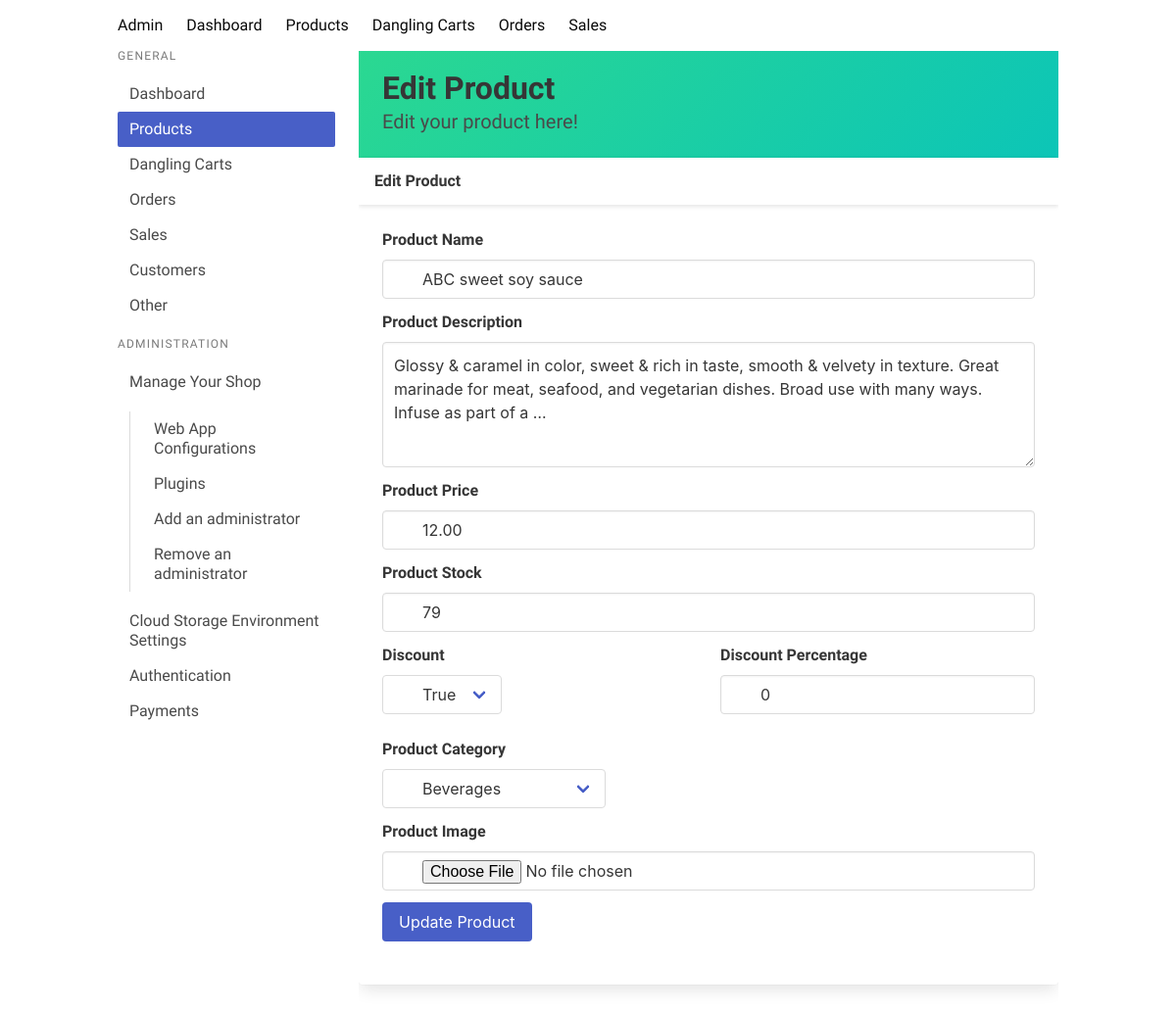
The page /edit-product/6 on the database as committed earlier.
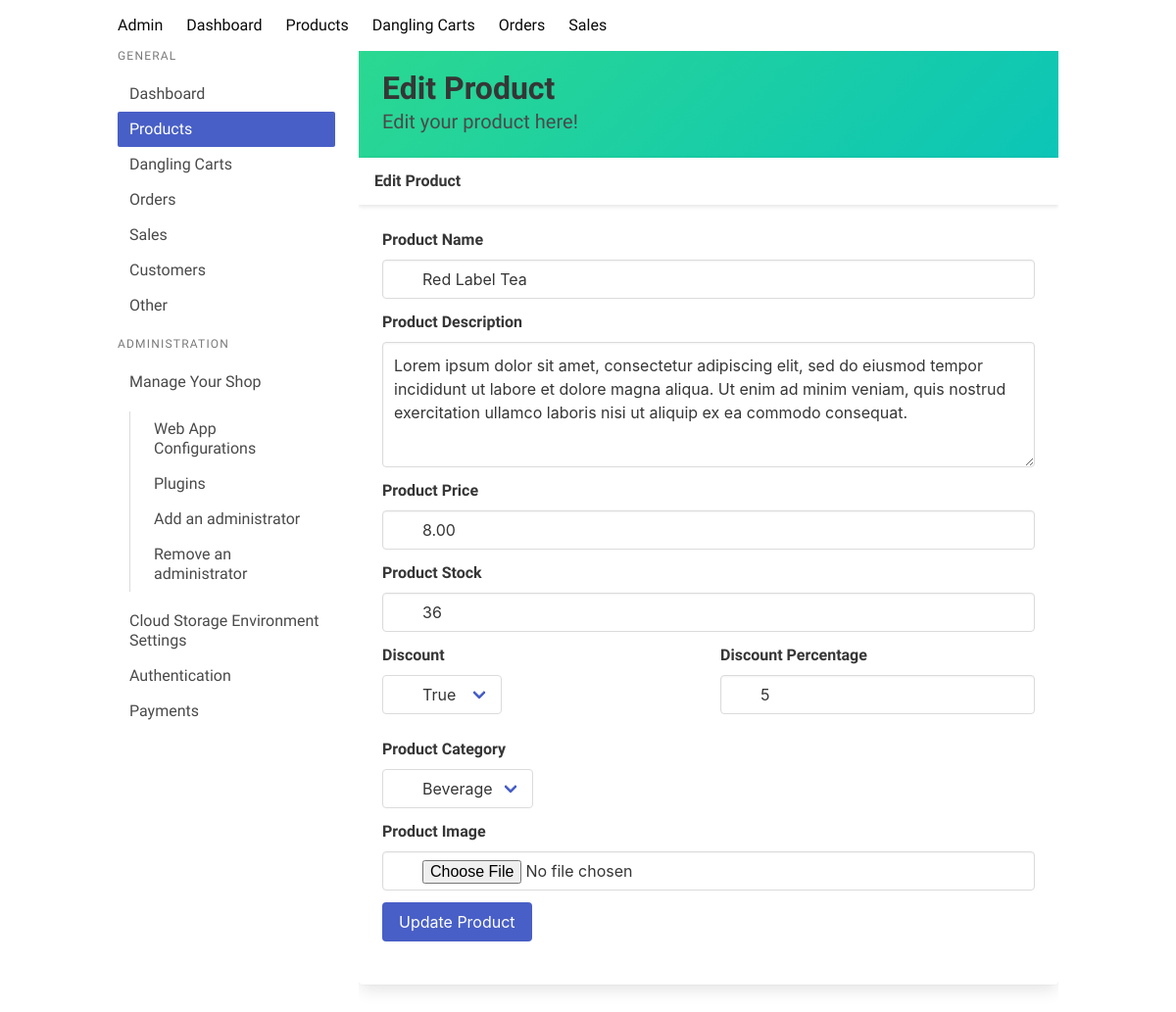
The same page on the database as committed later.
### core/models.py (models this page shows, shortened)
class Products(models.Model):
    item_name = models.CharField(max_length=100)
    description = models.TextField()
    price = models.DecimalField(max_digits=10, decimal_places=2)
    stock = models.IntegerField()
    discount = models.BooleanField(default=False)
    discount_percentage = models.IntegerField()
    image = models.BinaryField(null=True, blank=1, editable=False)
    category = models.ForeignKey('ProductCategory', on_delete=models.CASCADE)
    sold = models.IntegerField(default=0)
    class Meta:
        ordering = ('item_name',)
        verbose_name_plural = 'Products'

### core/views.py (the view, shortened to what this page needs)
# urls.py: path('edit-product/<int:pk>', views.edit_product, name='edit_product'),
def edit_product(request, pk):
    if request.method == 'GET':
        product = Products.objects.get(id=pk)
        return render(request, 'shop/edit_product.html', {'product': product})

### core/context_processors.py (called while the page is built)
def categories(request):
    return {
        'categories': ProductCategory.objects.all()
    }

def cart(request):
    if request.user.is_authenticated:
        print(request.user)
        try:
            cart = Cart.objects.get(user=request.user)
            print(cart.cartitem_set)
            cart = cart.cartitem_set.count()
            return {
                'cart': cart
            }
        except:
            return {
                'cart': 0
            }
    else:
        cart_id = request.session.get('cart_id')
        print(cart_id)
        if cart_id:
            try:
                cart = AnonymousCart.objects.get(id=cart_id)
                cart = cart.anonymouscartitem_set.count()
                return {
                    'cart': cart
                }
            except:
                return {
                    'cart': 0
                }
        else:
            return {
                'cart': 0
            }

### core/templates/shop/edit_product.html (shortened to what the changed rows need)
{% extends 'shop/base.html' %}
{% load static %}
{% load custom_tags %}
{% block content %}
<section class="hero is-colorful welcome is-small">
    <div class="hero-body">
        <div class="container">
            <h1 class="title">
                Edit Product
            </h1>
            <h2 class="subtitle">
                Edit your product here!
            </h2>
        </div>
    </div>
</section>
<div class="is-6">
    <div class="card">
        <div class="card-content">
            <div class="content">
                <div class="control has-icons-left has-icons-right edit-product">
                    <form action="/edit-product/{{ product.id }}" method="POST" enctype="multipart/form-data">
                        <div class="field">
                            <div class="control">
                                <input class="input" type="text" name="name" value="{{ product.item_name }}">
                            </div>
                        </div>
                        <div class="field">
                            <div class="control">
                                <textarea class="textarea" name="description">{{ product.description }}</textarea>
                            </div>
                        </div>
                        <div class="field">
                            <div class="control">
                                <input class="input" type="text" name="price" value="{{ product.price }}">
                            </div>
                        </div>
                        <div class="field">
                            <div class="control">
                                <input class="input" type="text" name="stock" value="{{ product.stock }}">
                            </div>
                        </div>
                        <div class="columns">
                            <div class="column">
                                <div class="field">
                                    <div class="control">
                                        <input class="input" type="text" name="discount_percentage" value="{{ product.discount_percentage }}">
                                    </div>
                                </div>
                            </div>
                        </div>
                        <div class="field">
                            <div class="control">
                                <div class="select">
                                    <select name="category">
                                        {% for category in categories %}
                                        <option value="{{ category.id }}">{{ category.name }}</option>
                                        {% endfor %}
                                    </select>
                                </div>
                            </div>
                        </div>
                    </form>
                </div>
            </div>
        </div>
    </div>
</div>
{% endblock %}

Rows that differ between the two databases and show on the page:
changed Products: name "ABC sweet soy sauce" → "Red Label Tea"; description "Glossy & caramel in color, sweet & rich in taste, smooth & velvety in texture. Great marinade for meat, seafood, and vegetarian dishes. Broad use with many ways. Infuse as part of a …" → "Lorem ipsum dolor sit amet, consectetur adipiscing elit, sed do eiusmod tempor incididunt ut labore et dolore magna aliqua. Ut enim ad minim veniam, quis nostrud exercitation ullamco laboris nisi ut aliquip ex ea commodo consequat."; price "12.00" → "8.00"; stock "79" → "36"; discount_percentage "0" → "5"
Other text that changed with them:
form field category: "Beverages" → "Beverage"
